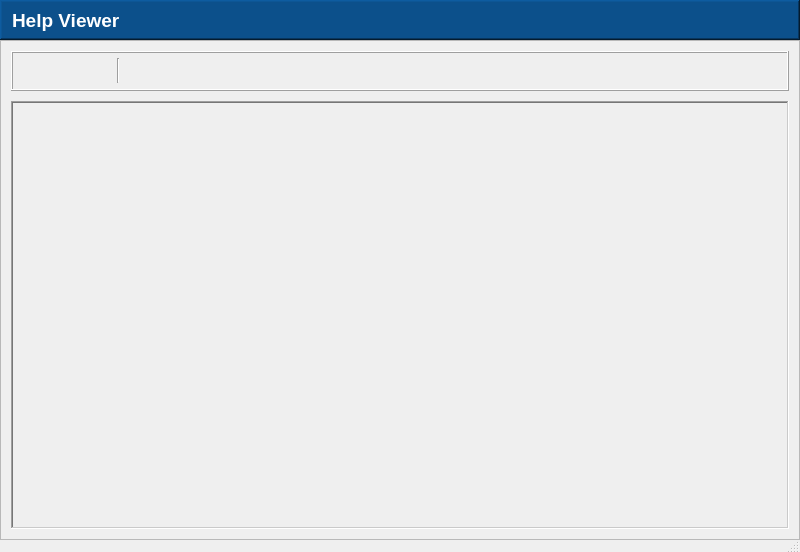
<?xml version="1.0" encoding="UTF-8"?>
<ui version="4.0">
 <class>MainWindow</class>
 <widget class="QMainWindow" name="MainWindow">
  <property name="geometry">
   <rect>
    <x>0</x>
    <y>0</y>
    <width>800</width>
    <height>552</height>
   </rect>
  </property>
  <property name="cursor">
   <cursorShape>OpenHandCursor</cursorShape>
  </property>
  <property name="windowTitle">
   <string>Example_UI</string>
  </property>
  <property name="windowIcon">
   <iconset>
    <normaloff>Icons/app_logo.ico</normaloff>Icons/app_logo.ico</iconset>
  </property>
  <widget class="QWidget" name="centralwidget">
   <property name="styleSheet">
    <string notr="true">QPushButton{
	border: none;
}

QGroupBox{
	font-weight: bold;
}

</string>
   </property>
   <layout class="QVBoxLayout" name="verticalLayout_4">
    <property name="spacing">
     <number>0</number>
    </property>
    <property name="leftMargin">
     <number>0</number>
    </property>
    <property name="topMargin">
     <number>0</number>
    </property>
    <property name="rightMargin">
     <number>0</number>
    </property>
    <property name="bottomMargin">
     <number>0</number>
    </property>
    <item>
     <widget class="QFrame" name="header">
      <property name="minimumSize">
       <size>
        <width>0</width>
        <height>40</height>
       </size>
      </property>
      <property name="maximumSize">
       <size>
        <width>16777215</width>
        <height>40</height>
       </size>
      </property>
      <property name="cursor">
       <cursorShape>OpenHandCursor</cursorShape>
      </property>
      <property name="styleSheet">
       <string notr="true">QFrame{
	background: #0C508B;
}</string>
      </property>
      <property name="frameShape">
       <enum>QFrame::WinPanel</enum>
      </property>
      <property name="frameShadow">
       <enum>QFrame::Raised</enum>
      </property>
      <layout class="QHBoxLayout" name="horizontalLayout">
       <property name="spacing">
        <number>10</number>
       </property>
       <property name="leftMargin">
        <number>10</number>
       </property>
       <property name="topMargin">
        <number>5</number>
       </property>
       <property name="rightMargin">
        <number>10</number>
       </property>
       <property name="bottomMargin">
        <number>5</number>
       </property>
       <item>
        <widget class="QLabel" name="title">
         <property name="font">
          <font>
           <pointsize>14</pointsize>
           <weight>75</weight>
           <bold>true</bold>
          </font>
         </property>
         <property name="styleSheet">
          <string notr="true">QLabel{
	color: white;
	font-size: 14pt;
	font-weight: bold;
}</string>
         </property>
         <property name="text">
          <string>Help Viewer</string>
         </property>
        </widget>
       </item>
       <item>
        <spacer name="horizontalSpacer">
         <property name="orientation">
          <enum>Qt::Horizontal</enum>
         </property>
         <property name="sizeHint" stdset="0">
          <size>
           <width>40</width>
           <height>20</height>
          </size>
         </property>
        </spacer>
       </item>
       <item>
        <widget class="QPushButton" name="close_header_pushButton">
         <property name="minimumSize">
          <size>
           <width>0</width>
           <height>0</height>
          </size>
         </property>
         <property name="maximumSize">
          <size>
           <width>16777215</width>
           <height>16777215</height>
          </size>
         </property>
         <property name="cursor">
          <cursorShape>PointingHandCursor</cursorShape>
         </property>
         <property name="toolTip">
          <string>&lt;html&gt;&lt;head/&gt;&lt;body&gt;&lt;p&gt;Close&lt;/p&gt;&lt;/body&gt;&lt;/html&gt;</string>
         </property>
         <property name="styleSheet">
          <string notr="true">QPushButton{
	padding: 5px;
}

QPushButton:hover{
	background: #F70000;
 }</string>
         </property>
         <property name="text">
          <string/>
         </property>
         <property name="icon">
          <iconset>
           <normaloff>Icons/close.png</normaloff>Icons/close.png</iconset>
         </property>
         <property name="iconSize">
          <size>
           <width>15</width>
           <height>15</height>
          </size>
         </property>
        </widget>
       </item>
      </layout>
     </widget>
    </item>
    <item>
     <widget class="QFrame" name="main">
      <property name="minimumSize">
       <size>
        <width>800</width>
        <height>500</height>
       </size>
      </property>
      <property name="maximumSize">
       <size>
        <width>16777215</width>
        <height>16777215</height>
       </size>
      </property>
      <property name="cursor">
       <cursorShape>ArrowCursor</cursorShape>
      </property>
      <property name="frameShape">
       <enum>QFrame::StyledPanel</enum>
      </property>
      <property name="frameShadow">
       <enum>QFrame::Raised</enum>
      </property>
      <layout class="QVBoxLayout" name="verticalLayout_3">
       <property name="spacing">
        <number>10</number>
       </property>
       <property name="leftMargin">
        <number>10</number>
       </property>
       <property name="topMargin">
        <number>10</number>
       </property>
       <property name="rightMargin">
        <number>10</number>
       </property>
       <property name="bottomMargin">
        <number>10</number>
       </property>
       <item>
        <widget class="QFrame" name="frame">
         <property name="minimumSize">
          <size>
           <width>0</width>
           <height>40</height>
          </size>
         </property>
         <property name="maximumSize">
          <size>
           <width>16777215</width>
           <height>40</height>
          </size>
         </property>
         <property name="styleSheet">
          <string notr="true">QPushButton{
	padding: 5px;
}

QPushButton:hover{
	background: #a3a3a3;
}

QPushButton:pressed {
	background: rgb(0, 0, 0);
}</string>
         </property>
         <property name="frameShape">
          <enum>QFrame::Box</enum>
         </property>
         <property name="frameShadow">
          <enum>QFrame::Raised</enum>
         </property>
         <layout class="QHBoxLayout" name="horizontalLayout_2">
          <property name="spacing">
           <number>5</number>
          </property>
          <property name="leftMargin">
           <number>10</number>
          </property>
          <property name="topMargin">
           <number>0</number>
          </property>
          <property name="rightMargin">
           <number>10</number>
          </property>
          <property name="bottomMargin">
           <number>0</number>
          </property>
          <item>
           <widget class="QPushButton" name="load_pdf_toolbar_pushButton">
            <property name="minimumSize">
             <size>
              <width>0</width>
              <height>0</height>
             </size>
            </property>
            <property name="maximumSize">
             <size>
              <width>16777215</width>
              <height>16777215</height>
             </size>
            </property>
            <property name="cursor">
             <cursorShape>PointingHandCursor</cursorShape>
            </property>
            <property name="toolTip">
             <string>&lt;html&gt;&lt;head/&gt;&lt;body&gt;&lt;p&gt;Load Image&lt;/p&gt;&lt;/body&gt;&lt;/html&gt;</string>
            </property>
            <property name="styleSheet">
             <string notr="true"/>
            </property>
            <property name="text">
             <string/>
            </property>
            <property name="icon">
             <iconset>
              <normaloff>icons/directory.png</normaloff>icons/directory.png</iconset>
            </property>
            <property name="iconSize">
             <size>
              <width>21</width>
              <height>21</height>
             </size>
            </property>
           </widget>
          </item>
          <item>
           <widget class="QPushButton" name="clear_pdf_toolbar_pushButton">
            <property name="minimumSize">
             <size>
              <width>0</width>
              <height>0</height>
             </size>
            </property>
            <property name="maximumSize">
             <size>
              <width>16777215</width>
              <height>16777215</height>
             </size>
            </property>
            <property name="cursor">
             <cursorShape>PointingHandCursor</cursorShape>
            </property>
            <property name="toolTip">
             <string>&lt;html&gt;&lt;head/&gt;&lt;body&gt;&lt;p&gt;Load Image&lt;/p&gt;&lt;/body&gt;&lt;/html&gt;</string>
            </property>
            <property name="styleSheet">
             <string notr="true"/>
            </property>
            <property name="text">
             <string/>
            </property>
            <property name="icon">
             <iconset>
              <normaloff>Icons/clear.png</normaloff>Icons/clear.png</iconset>
            </property>
            <property name="iconSize">
             <size>
              <width>21</width>
              <height>21</height>
             </size>
            </property>
           </widget>
          </item>
          <item>
           <widget class="Line" name="line">
            <property name="minimumSize">
             <size>
              <width>0</width>
              <height>25</height>
             </size>
            </property>
            <property name="maximumSize">
             <size>
              <width>16777215</width>
              <height>25</height>
             </size>
            </property>
            <property name="orientation">
             <enum>Qt::Vertical</enum>
            </property>
           </widget>
          </item>
          <item>
           <spacer name="horizontalSpacer_2">
            <property name="orientation">
             <enum>Qt::Horizontal</enum>
            </property>
            <property name="sizeHint" stdset="0">
             <size>
              <width>40</width>
              <height>20</height>
             </size>
            </property>
           </spacer>
          </item>
         </layout>
        </widget>
       </item>
       <item>
        <widget class="QFrame" name="helpviewer_frame">
         <property name="frameShape">
          <enum>QFrame::WinPanel</enum>
         </property>
         <property name="frameShadow">
          <enum>QFrame::Sunken</enum>
         </property>
         <layout class="QHBoxLayout" name="horizontalLayout_4">
          <property name="spacing">
           <number>0</number>
          </property>
          <property name="leftMargin">
           <number>5</number>
          </property>
          <property name="topMargin">
           <number>5</number>
          </property>
          <property name="rightMargin">
           <number>5</number>
          </property>
          <property name="bottomMargin">
           <number>5</number>
          </property>
          <item>
           <layout class="QHBoxLayout" name="horizontalLayout_3"/>
          </item>
         </layout>
        </widget>
       </item>
      </layout>
     </widget>
    </item>
   </layout>
  </widget>
  <widget class="QStatusBar" name="statusBar">
   <property name="maximumSize">
    <size>
     <width>16777215</width>
     <height>12</height>
    </size>
   </property>
  </widget>
 </widget>
 <resources/>
 <connections/>
</ui>
